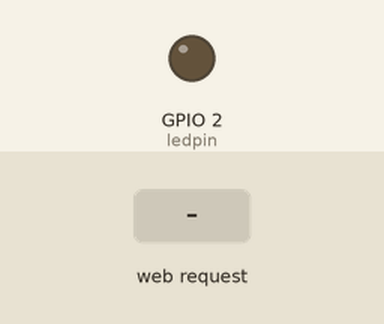
Recording of a sketch running on a simulated ESP8266 (NodeMCU). Shown: output pins drawn as LEDs (lit = HIGH). Dashed ring = blinking. Inputs (shaded band) come from the test bench. WiFi joins after 1.5 s; servers stay silent unless stated; random numbers use the default seed unless the sketch sets one; what the sketch prints to the serial monitor is not drawn.

Above: at 2.7 s.
2.8 s: HTTP request GET /blink received
At 3.2 s:
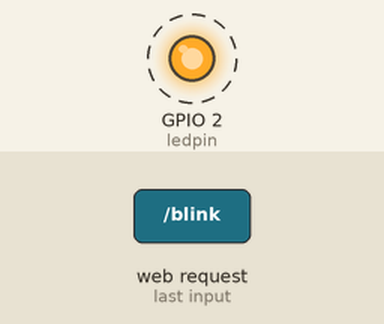
Timing chart, 0 to 11.8 s (numbered marks = the images above; inputs shaded):
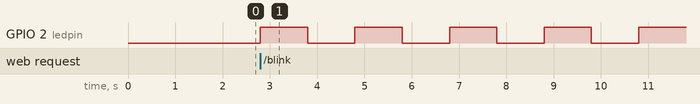

The sketch:

ESP8266_WEBSERVER_LEDCONTROL.ino
```cpp
#include<ESP8266WiFi.h>
#include<ESP8266WebServer.h>
#define ledpin 2
ESP8266WebServer server;
const char* ssid = "JioFi3_564B6F";
const char* pass = "x6mbnn9sz7";
int i,j,k,l;
void setup() {
  pinMode(ledpin,OUTPUT);
  WiFi.begin(ssid,pass);
  Serial.begin(115200);
  while(WiFi.status()!= WL_CONNECTED)
  {
    Serial.print(".");
    delay(500);
}
Serial.println("");
Serial.print(" The address is:");
Serial.print(WiFi.localIP());
server.on("/blink",a1);
server.on("/fade",a2);
server.on("/candle",a3);
server.begin();
}
void loop()
{
 server.handleClient();
}
void a1()
{
  server.send(200,"text/plain","LED blinking Started");
  for(i=0;i<10;i++)
  {
  digitalWrite(ledpin,HIGH);
  delay(1000);
  digitalWrite(ledpin,LOW);
  delay(1000);
  }
}
void a2()
{
   server.send(200,"text/plain","LED Fade Started");
   for(i=0;i<10;i++)
   {
      for(j = 0 ; j <= 255; j+=5) // fade in (from min to max)
      {
        analogWrite(ledpin, j);           // sets the value (range from 0 to 255)
        delay(30);                            // waits for 30 milli seconds to see the dimming effect
      }
      for(j = 255; j >=0; j-=5)  // fade out (from max to min)
      {
        analogWrite(ledpin, j);
        delay(30);
      }
   }
}
void a3()
{
   server.send(200,"text/plain","Candle Effect Started");
   for(i=0;i<100;i++)
   {
      k = random(0,255);       // pick a random number between 50 and 255
      analogWrite(ledpin, k);    // set the LED brightness
      l = random(30,100);   // pick a random number between 30 and 100
      delay(l);             // delay that many milliseconds
   }

}
```

Measured:
- after the input at 2.8 s, GPIO 2 (ledpin): alternates HIGH for 1.0 s and LOW for 1.0 s, starting at once
